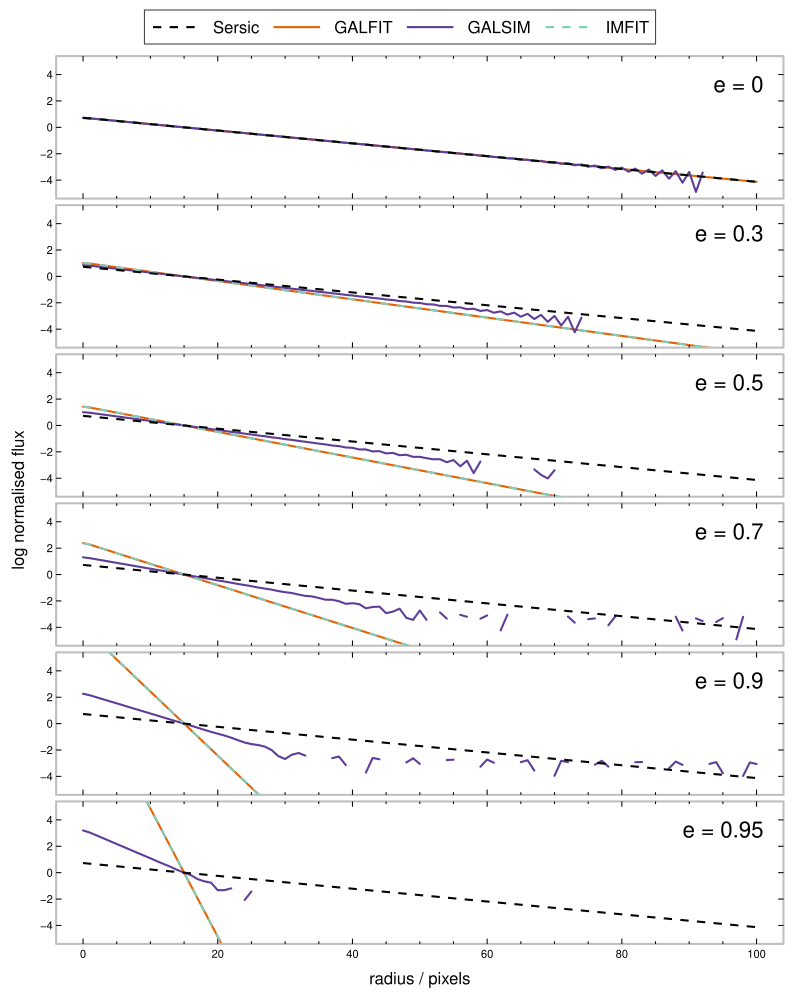

Write the R code that produced this figure.
#!/usr/bin/Rscript --no-init-file

# setup
require("astro", quietly=TRUE)
#palette(c("#000000", "#e66101", "#5e3c99", "#fdb863", "#b2abd2", "#edf8b1", "#7fcdbb", "#2c7fb8"))
set.seed(3125)

# definitions
ellips = c(0,0.3,0.5,0.7,0.9,0.95)

# loop
galfitdat = galsimdat = imfitdat = galfitsum = galsimsum = imfitsum = {}
for(i in 1:length(ellips)){
    
    # read and modify
    feed1 = readLines("galfit.feedme")
    feed2 = readLines("galsim.feedme")
    feed3 = readLines("imfit.feedme")
    feed1[grep("# axis ratio", feed1)] = paste(" 9)", 1-ellips[i], "0 # axis ratio")
    feed2[grep("type : QBeta", feed2)+1] = paste("        q :", 1-ellips[i])
    feed3[grep("ell", feed3)] = paste("ell    ",ellips[i])
    cat(feed1, sep="\n", file="galfit.feedme")
    cat(feed2, sep="\n", file="galsim.feedme")
    cat(feed3, sep="\n", file="imfit.feedme")
    
    # run
    system("~/software/galfit/galfit galfit.feedme")
    system("/usr/local/bin/galsim galsim.feedme")
    system("~/software/imfit/makeimage -nrows 201 -ncols 201 imfit.feedme --output imfit.fits")
    
    # read
    dat1 = read.fitsim("galfit.fits")
    dat2 = read.fitsim("galsim.fits")
    dat3 = read.fitsim("imfit.fits")
    dat3 = (dat3/sum(dat3))*sum(dat1)
    write.fits(dat3, file="imfit.fits")
    galfitdat = c(galfitdat, list(dat1[101,101:201]))
    galsimdat = c(galsimdat, list(dat2[101,101:201]))
    imfitdat = c(imfitdat, list(dat3[101,101:201]))
    galfitsum = c(galfitsum, sum(dat1))
    galsimsum = c(galsimsum, sum(dat2))
    imfitsum = c(imfitsum, sum(dat3))
    
}

# dev
pdf(file="elliptest.pdf", height=10, width=8)

# par
palette(c("#000000", "#e66101", "#5e3c99", "#fdb863", "#b2abd2", "#edf8b1", "#7fcdbb", "#2c7fb8"))
layout(matrix(1:length(ellips),ncol=1))
par("mar"=c(0.25,0.25,0.25,0.25))
par("oma"=c(4,4,4,1))

# plot
for(i in 1:length(ellips)){
    labs = 2
    if(i==length(ellips)){labs = c(1,labs)}
    xx = 0:100
    yy = 10^(-0.4*(sersic(r=xx, mag=17, n=1, re=15, e=ellips[i])[,"MU"]-27))
    suppressWarnings(aplot(xx,log10(galfitdat[[i]]/galfitdat[[i]][16]), type="l", col=2, lwd=2, xlab="", ylab="", labels=labs, las=1, xnmin=3, ylim=c(-5,5)))
    suppressWarnings(lines(xx,log10(galsimdat[[i]]/galsimdat[[i]][16]), col=3, lwd=2))
    suppressWarnings(lines(xx,log10(imfitdat[[i]]/imfitdat[[i]][16]), col=7, lwd=2, lty=2, lend=1))
    suppressWarnings(lines(xx,log10(yy/yy[16]), col=1, lwd=2, lty=2, lend=1))
    label("topright", lab=paste("e =", ellips[i]), inset=1, cex=2)
    if(i==1){
        par("xpd"=NA)
        alegend("top", legend=c("Sersic", "GALFIT", "GALSIM", "IMFIT"), type=list(l=list(col=1,lwd=2,lty=2,lend=1), l=list(col=2,lwd=2), l=list(col=3,lwd=2), l=list(col=7,lwd=2,lty=2,lend=1)), ncol=4, cex=1.5, bty="o", inset=0.5, outer=T)
        par("xpd"=FALSE)
    }
}

# finish up
mtext(side=1, text="radius / pixels", outer=TRUE, line=2)
mtext(side=2, text="log normalised flux", outer=TRUE, line=2)
graphics.off()
